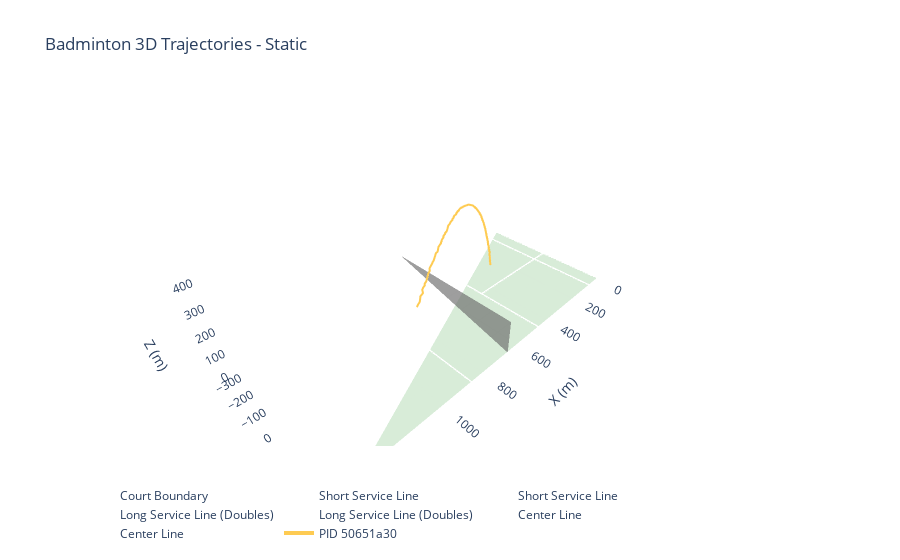

Notebook code cell kept with this figure:
### Markdown cell above
## 4. 绘制静态3D场地与轨迹

### Code cell
court = CourtSpec()  # 可传入自定义尺寸
fig = make_figure(df, court=court, title='Badminton 3D Trajectories - Static')
fig.show()

### Figure 1 — Plotly figure (JSON) as saved in the notebook; plotly's stock layout.template omitted (floating-point values rounded to 4 significant figures; data arrays with more than 128 entries replaced by an {"elided": "..."} marker saying what was removed)
{"data": [{"line": {"color": "white", "width": 3}, "mode": "lines", "name": "Court Boundary", "type": "scatter3d", "x": [1340.0, 0.0, 0.0, 1340.0, 1340.0], "y": [-305.0, -305.0, 305.0, 305.0, -305.0], "z": [0.0, 0.0, 0.0, 0.0, 0.0]}, {"color": "green", "i": [0, 1, 2], "j": [0, 2, 3], "k": [0, 3, 1], "name": "Court Surface", "opacity": 0.08, "showscale": false, "type": "mesh3d", "x": [1340, 0, 0, 1340], "y": [-305, -305, 305, 305], "z": [0, 0, 0, 0]}, {"line": {"color": "white", "width": 3}, "mode": "lines", "name": "Short Service Line", "type": "scatter3d", "x": [472, 472], "y": [-305, 305], "z": [0, 0]}, {"line": {"color": "white", "width": 3}, "mode": "lines", "name": "Short Service Line", "type": "scatter3d", "x": [868, 868], "y": [-305, 305], "z": [0, 0]}, {"line": {"color": "white", "width": 3}, "mode": "lines", "name": "Long Service Line (Doubles)", "type": "scatter3d", "x": [76, 76], "y": [-305, 305], "z": [0, 0]}, {"line": {"color": "white", "width": 3}, "mode": "lines", "name": "Long Service Line (Doubles)", "type": "scatter3d", "x": [1264, 1264], "y": [-305, 305], "z": [0, 0]}, {"line": {"color": "white", "width": 3}, "mode": "lines", "name": "Center Line", "type": "scatter3d", "x": [472, 0], "y": [0, 0], "z": [0, 0]}, {"line": {"color": "white", "width": 3}, "mode": "lines", "name": "Center Line", "type": "scatter3d", "x": [868, 1340], "y": [0, 0], "z": [0, 0]}, {"color": "gray", "i": [0, 1, 2], "j": [0, 2, 3], "k": [0, 3, 1], "name": "Net", "opacity": 0.4, "showscale": false, "type": "mesh3d", "x": [670, 670, 670, 670], "y": [-305, 305, 305, -305], "z": [0, 0, 152.4, 152.4]}, {"line": {"width": 4}, "mode": "lines", "name": "PID 50651a30", "type": "scatter3d", "x": {"elided": "217 float values"}, "y": {"elided": "217 float values"}, "z": {"elided": "217 float values"}}], "layout": {"legend": {"orientation": "h"}, "scene": {"aspectmode": "data", "xaxis": {"showbackground": false, "title": {"text": "X (m)"}, "zeroline": false}, "yaxis": {"showbackground": false, "title": {"text": "Y (m)"}, "zeroline": false}, "zaxis": {"showbackground": false, "title": {"text": "Z (m)"}, "zeroline": false}}, "title": {"text": "Badminton 3D Trajectories - Static"}}}
